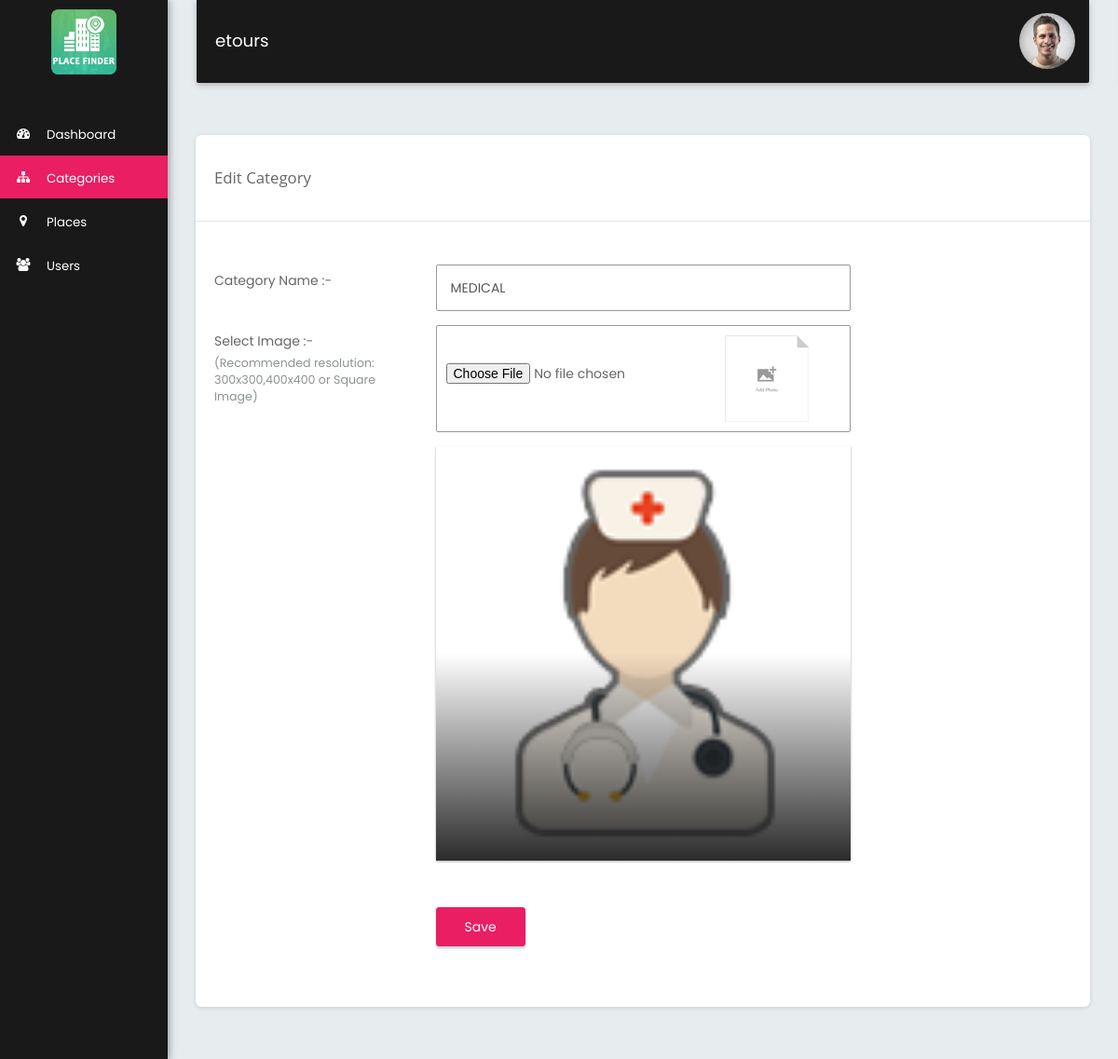
/add_category.php?cat_id=14 (signed in), run on the app's committed database.
### tables this page shows
CREATE TABLE `tbl_category` (
  `cid` int(11) NOT NULL,
  `category_name` varchar(255) NOT NULL,
  `category_image` varchar(255) NOT NULL,
  `path` varchar(255) NOT NULL
);

### add_category.php (the view, shortened to what this page needs)
<?php include("includes/header.php");
  require("includes/function.php");
  if(isset($_GET['cat_id']))
  {
      $qry="SELECT * FROM tbl_category where cid='".$_GET['cat_id']."'";
      $result=mysqli_query($mysqli,$qry);
      $row=mysqli_fetch_assoc($result);
  }
?>
<div class="row">
      <div class="col-md-12">
        <div class="card">
          <div class="page_title_block">
            <div class="col-md-5 col-xs-12">
              <div class="page_title"><?php if(isset($_GET['cat_id'])){?>Edit<?php }else{?>Add<?php }?> Category</div>
            </div>
          </div>
          <div class="clearfix"></div>
          <div class="row mrg-top">
            <div class="col-md-12">
              <div class="col-md-12 col-sm-12">
              </div>
            </div>
          </div>
          <div class="card-body mrg_bottom">
            <form action="" name="addeditcategory" method="post" class="form form-horizontal" enctype="multipart/form-data">
              <div class="section">
                <div class="section-body">
                  <div class="form-group">
                    <label class="col-md-3 control-label">Category Name :-
                    </label>
                    <div class="col-md-6">
                      <input type="text" name="category_name" id="category_name" value="<?php if(isset($_GET['cat_id'])){echo $row['category_name'];}?>" class="form-control" required>
                    </div>
                  </div>
                  <div class="form-group">
                    <label class="col-md-3 control-label">Select Image :-
                      <p class="control-label-help">(Recommended resolution: 300x300,400x400 or Square Image)</p>
                    </label>
                    <div class="col-md-6">
                      <div class="fileupload_block">
                        <input type="file" name="category_image" value="fileupload" id="fileupload">
                            <div class="fileupload_img"><img type="image" src="assets/images/add-image.png" alt="category image" /></div>
                      </div>
                    </div>
                  </div>
                  <div class="form-group">
                    <label class="col-md-3 control-label">&nbsp; </label>
                    <div class="col-md-6">
                      <?php if(isset($_GET['cat_id']) and $row['category_image']!="") {?>
                            <div class="block_wallpaper"><img src="images/<?php echo $row['category_image'];?>" alt="category image" /></div>
                          <?php } ?>
                    </div>
                  </div><br>
                  <div class="form-group">
                    <div class="col-md-9 col-md-offset-3">
                      <button type="submit" name="submit" class="btn btn-primary">Save</button>
                    </div>
                  </div>
                </div>
              </div>
            </form>
          </div>
        </div>
      </div>
    </div>
<?php include("includes/footer.php");?>

### data on the page
tbl_category: category_name "MEDICAL", category_image (picture)

### other printed values
APP_NAME "etours"
